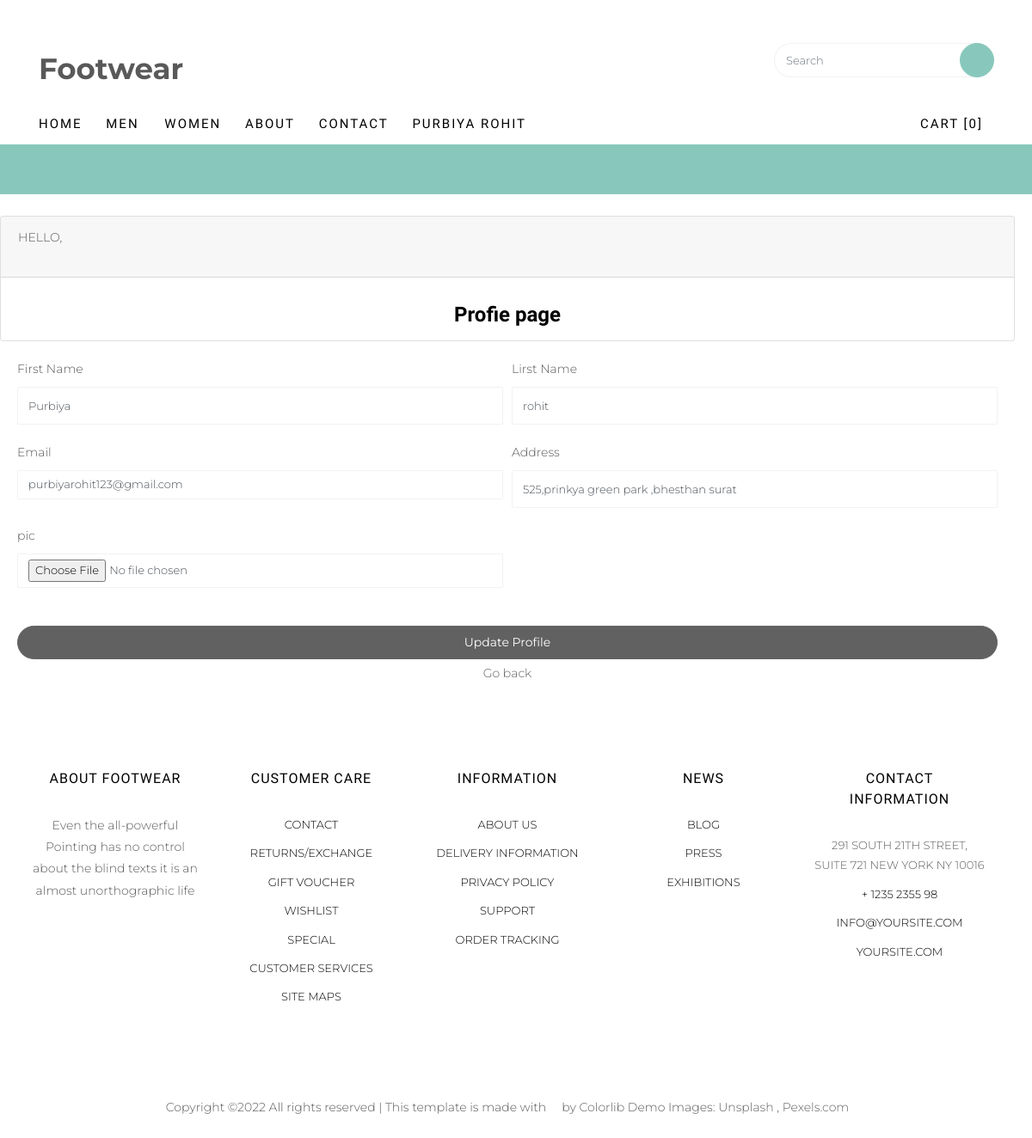
Screenshot of /client-profile/ (signed in) with the database file from the repository.
### shoesapp/models.py (models this page shows, shortened)
class Client(models.Model):
    fname = models.CharField(max_length=50,null=True)
    lname = models.CharField(max_length=50,null=True)
    email = models.EmailField(unique=True,null=True)
    password = models.CharField(max_length=25,null=True)
    address = models.TextField(null= True)
    pic = models.FileField(upload_to='Profile Pic',default='avtar.png',null=True)

### shoesapp/views.py (the view, shortened to what this page needs)
# urls.py: path('client-profile/',views.cprofile,name='client-profile'),
def cprofile(request):
    cid =Client.objects.get(email=request.session['cemail'])
    return render(request,'cprofile.html',{'cid':cid})

### shoesapp/TEMPLATES/cprofile.html (shortened to what this page needs)
{% extends 'head.html' %}
{% load static %}
{% block head %}
<div class="content-body">
    <div class="container-flcid">
        <div class="row page-titles mx-0">
            <div class="col-sm-18 p-md-0">
 <br>
<div class="card">
    <div class="card-header">
        <p>HELLO,{{cid.name}}</p>
        <p>{{msg}}</p></div><br>
        <h4 class="card-title" style="text-align: center;"><b>Profie page</b></h4>
    </div>
    <div class="card-body">
        <div class="basic-form">
            <form>
                <div class="form-row">
                    <div class="form-group col-md-6">
                        <label> First Name </label>
                        <input name="fname" type="text" class="form-control" value="{{cid.fname}}">
                    </div>
                    <div class="form-group col-md-6">
                        <label> Lirst Name</label>
                        <input name="lname" type="text" class="form-control" value="{{cid.lname}}">
                    </div>
                    <div class="form-group col-md-6">
                        <label>Email</label>
                        <input name="email" type="email" disabled class="form-control" value="{{cid.email}}">
                    </div>
                    <div class="form-group col-md-6">
                        <label>Address</label>
                        <input name="address" type="text" class="form-control" value="{{cid.address}}">
                    </div>
                    <div class="form-group col-md-6">
                        <label>pic</label>
                        <input name="pic" type="file" class="form-control" value="{{cid.pic}}">
                    </div>
                </div>
                <div class="text-center mt-4">
                    <button type="submit" value="update profile" class="btn btn-primary btn-block">Update Profile</button>
                    <a button href="{% url 'client-clogin' %}">Go back</button></a>
{% endblock %}

### shoesapp/TEMPLATES/head.html (shortened to what this page needs)
{% load static %}
<!DOCTYPE HTML>
<html>
	<head>
	<link rel="stylesheet" href="{% static 'assets/css/animate.css' %}">
	<link rel="stylesheet" href="{% static 'assets/css/icomoon.css' %}">
	<link rel="stylesheet" href="{% static 'assets/css/ionicons.min.css' %}">
	<link rel="stylesheet" href="{% static 'assets/css/bootstrap.min.css' %}">
	<link rel="stylesheet" href="{% static 'assets/css/magnific-popup.css' %}">
	<link rel="stylesheet" href="{% static 'assets/css/flexslider.css' %}">
	<link rel="stylesheet" href="{% static 'assets/css/owl.carousel.min.css' %}">
	<link rel="stylesheet" href="{% static 'assets/css/owl.theme.default.min.css' %}">
	<link rel="stylesheet" href="{% static 'assets/css/bootstrap-datepicker.css' %}">
	<link rel="stylesheet" href="{% static 'fonts/flaticon/font/flaticon.css' %}">
	<link rel="stylesheet" href="{% static 'assets/css/style.css' %}">
	</head>
	<body>
	<div id="page">
		<nav class="colorlib-nav" role="navigation">
			<div class="top-menu">
				<div class="container">
					<div class="row">
						<div class="col-sm-7 col-md-9">
							<div id="colorlib-logo"><a href="{% url 'index' %}">Footwear</a></div>
						</div>
						<div class="col-sm-5 col-md-3">
			            <form action="#" class="search-wrap">
			               <div class="form-group">
			                  <input type="search" class="form-control search" placeholder="Search">
			                  <button class="btn btn-primary submit-search text-center" type="submit"><i class="icon-search"></i></button>
			               </div>
			            </form>
			         </div>
		         </div>
					<div class="row">
						<div class="col-sm-12 text-left menu-1">
							<ul>
								<li class=""><a href="{% url 'index' %}">Home</a></li>
								<li class="has-dropdown">
									<a href="{% url 'client-men' %}">Men</a>
								</li>
								<li><a href="{% url 'client-women' %}">Women</a></li>
								<li><a href="{% url 'client-about' %}">About</a></li>
								<li><a href="{% url 'client-contact' %}">Contact</a></li>
								{% if request.session.cemail  %}
								<li class="has-dropdown">
									<a href= "">{{cid.fname}} {{cid.lname}}</a>
								</li>
								{% else %}
								<li><a href="{% url 'client-clogin' %}">Login</a></li>
								<li><a href="{% url 'client-cregister' %}">Register</a></li>
								{% endif %}
								<li class="cart"><a href="{% url 'client-cart' %}"><i class="icon-shopping-cart"></i> Cart [0]</a></li>
							</ul>
						</div>
					</div>
				</div>
			</div>
			<div class="sale">
				<div class="container">
					<div class="row">
						<div class="col-sm-8 offset-sm-2 text-center">
							<div class="row">
							</div>
						</div>
					</div>
				</div>
			</div>
		</nav>
        {% block head %}
        {% endblock %}
        <footer id="colorlib-footer" role="contentinfo">
			<div class="container">
				<div class="row row-pb-md">
					<div class="col footer-col colorlib-widget">
						<h4>About Footwear</h4>
						<p>Even the all-powerful Pointing has no control about the blind texts it is an almost unorthographic life</p>
						<p>
							<ul class="colorlib-social-icons">
								<li><a href="#"><i class="icon-twitter"></i></a></li>
								<li><a href="#"><i class="icon-facebook"></i></a></li>
								<li><a href="#"><i class="icon-linkedin"></i></a></li>
								<li><a href="#"><i class="icon-dribbble"></i></a></li>
							</ul>
						</p>
					</div>
					<div class="col footer-col colorlib-widget">
						<h4>Customer Care</h4>
						<p>
							<ul class="colorlib-footer-links">
								<li><a href="#">Contact</a></li>
								<li><a href="#">Returns/Exchange</a></li>
								<li><a href="#">Gift Voucher</a></li>
								<li><a href="#">Wishlist</a></li>
								<li><a href="#">Special</a></li>
								<li><a href="#">Customer Services</a></li>
								<li><a href="#">Site maps</a></li>
							</ul>
						</p>
					</div>
					<div class="col footer-col colorlib-widget">
						<h4>Information</h4>
						<p>
							<ul class="colorlib-footer-links">
								<li><a href="#">About us</a></li>
								<li><a href="#">Delivery Information</a></li>
								<li><a href="#">Privacy Policy</a></li>
								<li><a href="#">Support</a></li>
								<li><a href="#">Order Tracking</a></li>
							</ul>
						</p>
					</div>
					<div class="col footer-col">
						<h4>News</h4>
						<ul class="colorlib-footer-links">
							<li><a href="blog.html">Blog</a></li>
							<li><a href="#">Press</a></li>
							<li><a href="#">Exhibitions</a></li>
						</ul>
					</div>
					<div class="col footer-col">
						<h4>Contact Information</h4>
						<ul class="colorlib-footer-links">
							<li>291 South 21th Street, <br> Suite 721 New York NY 10016</li>
							<li><a href="tel://1234567920">+ 1235 2355 98</a></li>
							<li><a href="mailto:info@yoursite.com">info@yoursite.com</a></li>
							<li><a href="#">yoursite.com</a></li>
						</ul>
					</div>
				</div>
			</div>
			<div class="copy">
				<div class="row">
					<div class="col-sm-12 text-center">
						<p>
							<span>
Copyright &copy;<script>document.write(new Date().getFullYear());</script> All rights reserved | This template is made with <i class="icon-heart" aria-hidden="true"></i> by <a href="https://colorlib.com" target="_blank">Colorlib</a>
</span>
							<span class="block">Demo Images: <a href="http://unsplash.co/" target="_blank">Unsplash</a> , <a href="http://pexels.com/" target="_blank">Pexels.com</a></span>
						</p>
					</div>
				</div>
			</div>
		</footer>
	</div>
	</body>
</html>

### shoesapp/static/assets/css/icomoon.css (style rules this page uses)
[class^="icon-"], [class*=" icon-"] { font-family: 'icomoon' !important; speak: none; font-style: normal; font-weight: normal; font-variant: normal; text-transform: none; line-height: 1; -webkit-font-smoothing: antialiased; -moz-osx-font-smoothing: grayscale; }
.icon-shopping-cart:before { content: "\e9c8"; }
.icon-search:before { content: "\ebfd"; }
.icon-heart:before { content: "\ec51"; }
.icon-facebook:before { content: "\ed07"; }
.icon-twitter:before { content: "\ed0d"; }
.icon-dribbble:before { content: "\ed1e"; }
.icon-linkedin:before { content: "\ed40"; }

### rows the page displays
Client: fname "PURBIYA", lname "ROHIT", fname "Purbiya", lname "rohit", email "purbiyarohit123@gmail.com", address "525,prinkya green park ,bhesthan surat"
